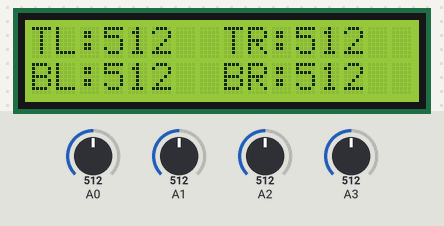
A sketch run on a simulated Arduino Uno, built with avr-gcc and run on an emulated ATmega328P. Parts: 16×2 character LCD. The inputs (shaded band) are chosen by the test bench; at power-on: A0 = 512, A1 = 512, A2 = 512, A3 = 512.

Above: at 2.2 s.
2.3 s: A0 set to 716
At 3.9 s:
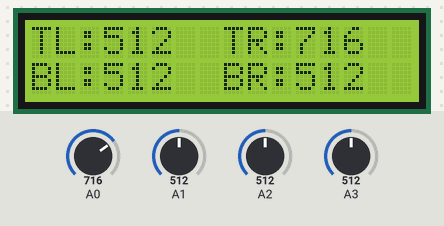
4.2 s: A1 set to 716
At 4.7 s:
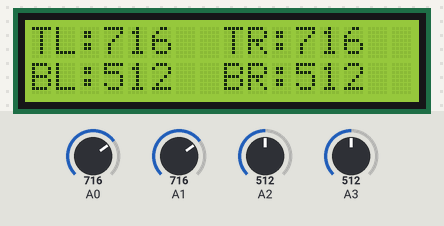
5.9 s: A2 set to 716
At 6.5 s:
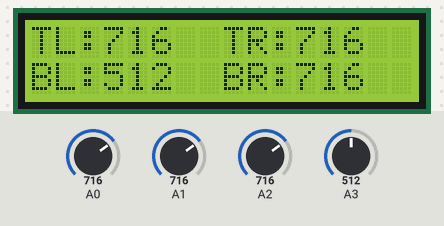
7.5 s: A3 set to 716
At 8.3 s:
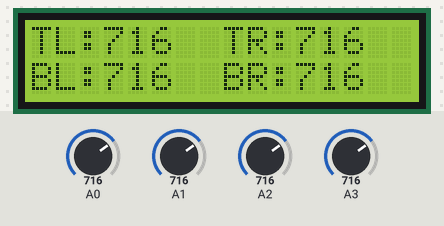
9.2 s: A0 set to 992
At 10.1 s:
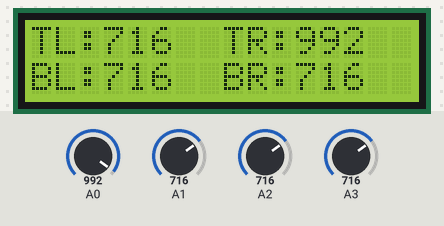
10.8 s: A1 set to 992
At 11.9 s:
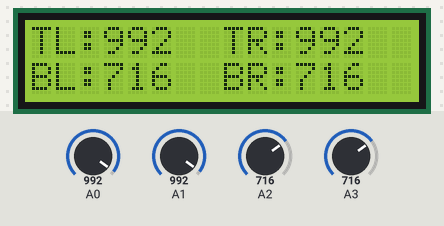
Timing chart, 0 to 13.5 s (numbered marks = the images above; inputs shaded):
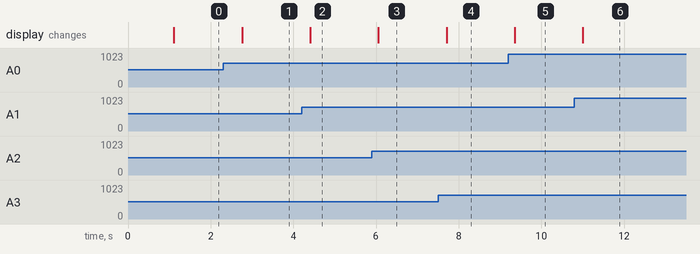

The sketch:

photoresistor_detector_read_test_lcd.ino
```cpp
/*   Closed-loop LDR-based quadrant solar tracker
 *    Hitachi HD44780 LCD output
 *
 *   Michael Lipski
 *   AOPL
 *   Summer 2016
 *
 *   Uses four CdS photoresistors to track the sun.  Intended for coarse tracking for the pyranometer tube.
 */

#include <LiquidCrystal.h>

#include <zaberx.h>

//    Feedback variables
int topR = 0;       // top right photoresistor
int topL = 1;       // top left photoresistor
int bottomR = 2;    // bottom right photoresistor
int bottomL = 3;    // bottom left photoresistor

int vTR;    // voltage from top right photoresistor
int vTL;    // voltage from top left photoresistor
int vBR;    // voltage from bottom right photoresistor
int vBL;    // voltage from bottom left photoresistor

int iter8 = 100;   //number of reads the photoresistor voltage is averaged over

LiquidCrystal lcd(8, 9, 10, 11, 12, 13);      // (RS, enable, D4, D5, D6, D7)

void setup()
{
  //  Begin serial connection with LCD
  lcd.begin(16, 2);     // (columns, rows)
  delay(1000);
}

void loop()
{
  vTR = readAnalog(topR, iter8);
  vTL = readAnalog(topL, iter8);
  vBR = readAnalog(bottomR, iter8);
  vBL = readAnalog(bottomL, iter8);

  lcd.clear();
  lcd.setCursor(0, 0);
  lcd.print("TL:");
  lcd.print(vTL);
  lcd.setCursor(8, 0);
  lcd.print("TR:");
  lcd.print(vTR);
  lcd.setCursor(0, 1);
  lcd.print("BL:");
  lcd.print(vBL);
  lcd.setCursor(8, 1);
  lcd.print("BR:");
  lcd.print(vBR);

  delay(500);
}
```

Measured:
- after the input at 2.3 s, the display: changes after 0.46 s (image 1)
- after the input at 4.2 s, the display: changes after 0.21 s (image 2)
- after the input at 5.9 s, the display: changes after 0.16 s (image 3)
- after the input at 7.5 s, the display: changes after 0.21 s (image 4)
- after the input at 9.2 s, the display: changes after 0.15 s (image 5)
- after the input at 10.8 s, the display: changes after 0.20 s (image 6)
